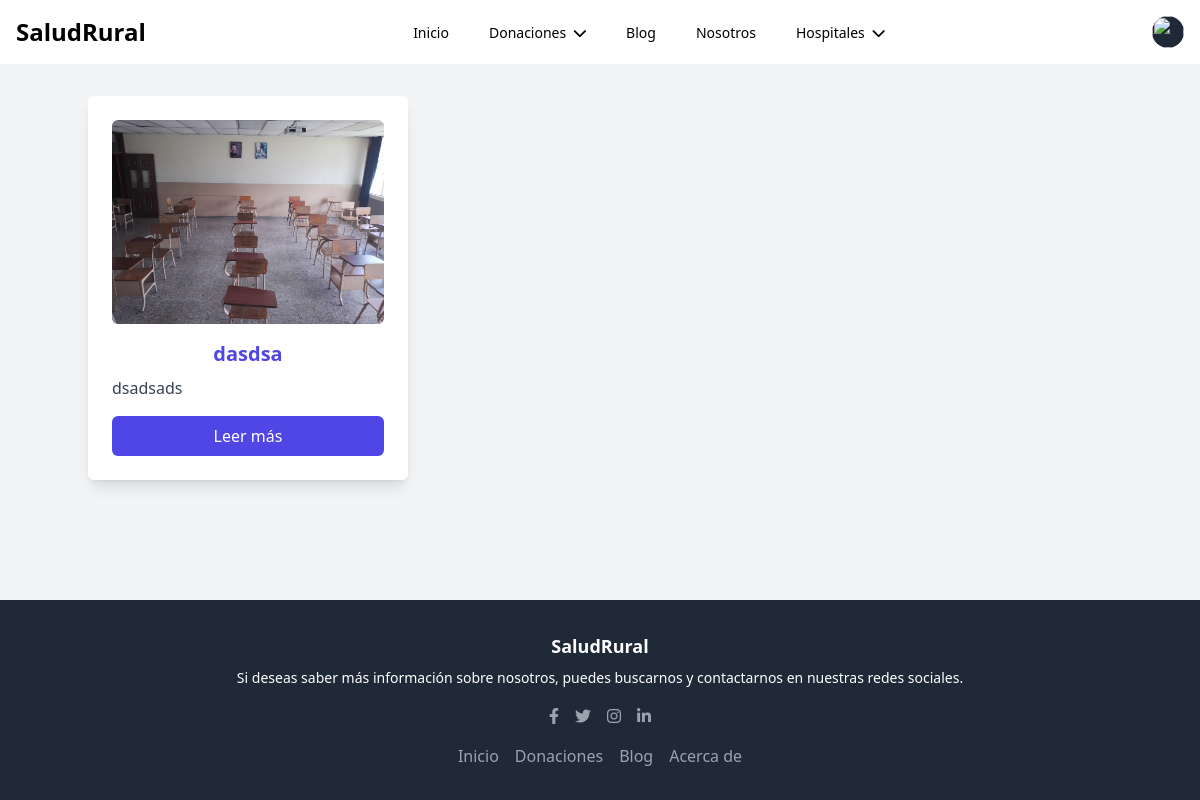
/blog.php (signed in), run on an earlier commit of the app's database.
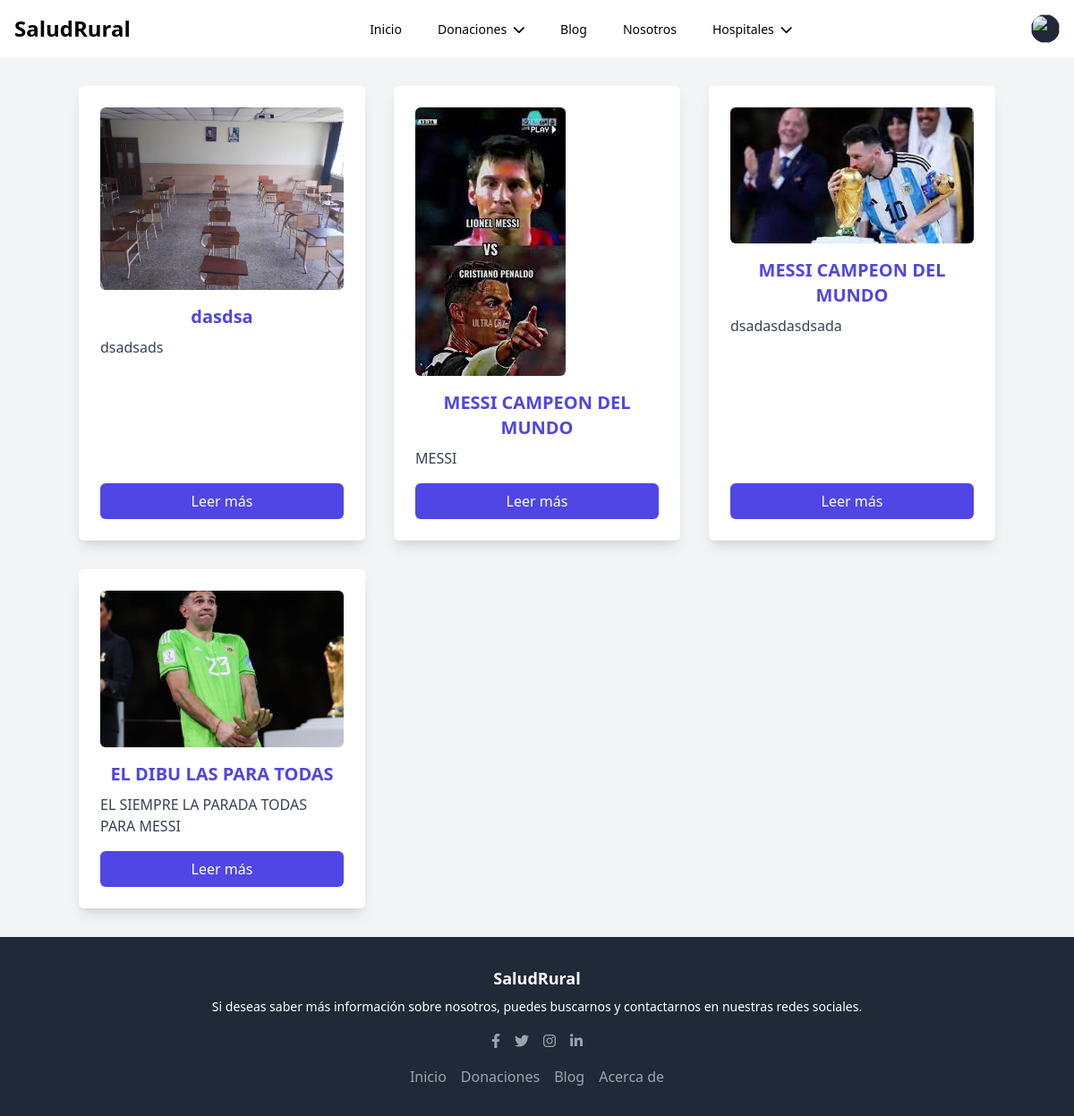
And on a later commit of the database.
### tables this page shows
CREATE TABLE `blogs` (
  `id` int(11) NOT NULL,
  `hospital_id` int(11) DEFAULT NULL,
  `titulo` varchar(255) DEFAULT NULL,
  `contenido` text DEFAULT NULL,
  `imagen` blob DEFAULT NULL,
  `fecha_publicacion` timestamp NOT NULL DEFAULT current_timestamp()
);

### HTML/blog.php (the view, shortened to what this page needs)
<!DOCTYPE html>
<html lang="es">
<head>
    <link rel="stylesheet" href="https://cdnjs.cloudflare.com/ajax/libs/font-awesome/6.2.1/css/all.min.css" />
    <link rel="stylesheet" href="../CSS/css-blog.css">
    <script src="https://cdn.tailwindcss.com"></script>
    <link rel="stylesheet" href="https://cdnjs.cloudflare.com/ajax/libs/font-awesome/6.0.0-beta3/css/all.min.css">
  </head>
<body class="bg-gray-100 font-sans flex flex-col min-h-screen">
<nav class="bg-white p-4">
        <div class="flex justify-between items-center">
            <a href="#" class="text-green text-2xl font-bold">SaludRural</a>
            <ul class="flex space-x-4">
                <li><a href="Index.php" class="text-black hover:bg-blue-600 hover:text-white rounded-md px-3 py-2 text-sm font-medium" aria-current="page">Inicio</a></li>
                <li class="relative">
                    <a href="#" class="text-black hover:bg-blue-600 hover:text-white rounded-md px-3 py-2 text-sm font-medium" id="donaciones-menu">
                        <span>Donaciones</span>
                        <i class="fas fa-chevron-down ml-1"></i>
                    </a>
                </li>
                <li><a href="blog.php" class="text-black hover:bg-blue-600 hover:text-white rounded-md px-3 py-2 text-sm font-medium">Blog</a></li>
                <li><a href="AcercaDe.php" class="text-black hover:bg-blue-600 hover:text-white rounded-md px-3 py-2 text-sm font-medium">Nosotros</a></li>
                <li class="relative">
                    <a href="#" class="text-black hover:bg-blue-600 hover:text-white rounded-md px-3 py-2 text-sm font-medium" id="hospitales-menu">
                        <span>Hospitales</span>
                        <i class="fas fa-chevron-down ml-1"></i>
                    </a>
                </li>
            </ul>
            <div class="relative">
                <button type="button" class="relative flex rounded-full bg-gray-800 text-sm focus:outline-none focus:ring-2 focus:ring-white focus:ring-offset-2 focus:ring-offset-gray-800" id="user-menu-button" aria-expanded="false" aria-haspopup="true">
                    <span class="absolute -inset-1.5"></span>
                    <img class="h-8 w-8 rounded-full" src="https://images.unsplash.com/photo-1472099645785-5658abf4ff4e?ixlib=rb-1.2.1&ixid=eyJhcHBfaWQiOjEyMDd9&auto=format&fit=facearea&facepad=2&w=256&h=256&q=80" alt="">
                </button>
            </div>
    </nav>
    <main class="container mx-auto mt-8 flex-grow mb-8">
    <section class="flex justify-center">
      <div class="grid grid-cols-1 md:grid-cols-2 lg:grid-cols-3 gap-8">
        <?php
        include("../PHP/conex.php");
        $sql = "SELECT id, titulo, contenido, imagen FROM blogs";
        $result = $conn->query($sql);
        if ($result->num_rows > 0) {
            while ($row = $result->fetch_assoc()) {
                echo '<article class="bg-white p-6 rounded-md shadow-lg hover:shadow-xl transition duration-300 flex flex-col justify-between">';
                echo '<div>';
                echo '<img src="' . $row['imagen'] . '" alt="Imagen del artículo" class="mb-4 rounded-md">';
                echo '<h2 class="text-xl font-semibold mb-2 text-indigo-600 text-center">' . $row['titulo'] . '</h2>';
                echo '<p class="text-gray-700 mb-4">' . $row['contenido'] . '</p>';
                echo '</div>';
                echo '<a href="#" class="text-white bg-indigo-600 hover:bg-indigo-700 rounded-md py-2 text-center">Leer más</a>';
                echo '</article>';
            }
        }
        ?>
      </div>
    </section>
  </main>
</body>
 <footer class="bg-gray-800 text-center text-white py-8">
  <div class="container mx-auto">
    <p class="text-lg font-bold">SaludRural</p>
    <p class="text-sm mt-2 mb-4">Si deseas saber más información sobre nosotros, puedes buscarnos y contactarnos en nuestras redes sociales.</p>
    <div class="flex justify-center space-x-4 mb-4">
      <a href="#" class="text-gray-400 hover:text-white"><i class="fab fa-facebook-f"></i></a>
      <a href="#" class="text-gray-400 hover:text-white"><i class="fab fa-twitter"></i></a>
      <a href="#" class="text-gray-400 hover:text-white"><i class="fab fa-instagram"></i></a>
      <a href="#" class="text-gray-400 hover:text-white"><i class="fab fa-linkedin-in"></i></a>
    </div>
    <ul class="flex items-center justify-center space-x-4">
      <li><a href="#" class="text-gray-400 hover:text-white">Inicio</a></li>
      <li><a href="#" class="text-gray-400 hover:text-white">Donaciones</a></li>
      <li><a href="#" class="text-gray-400 hover:text-white">Blog</a></li>
      <li><a href="#" class="text-gray-400 hover:text-white">Acerca de</a></li>
    </ul>
  </div>
</footer>
</html>

### CSS/css-blog.css (style rules this page uses)
* { margin: 0; padding: 0; box-sizing: border-box; }
body { font-family: sans-serif; }

What changed in the data, as far as the page shows it:
added blogs: imagen (picture), titulo "MESSI CAMPEON DEL MUNDO", contenido "MESSI"
added blogs: imagen (picture), titulo "MESSI CAMPEON DEL MUNDO", contenido "dsadasdasdsada"
added blogs: imagen (picture), titulo "EL DIBU LAS PARA TODAS", contenido "EL SIEMPRE LA PARADA TODAS PARA MESSI"
